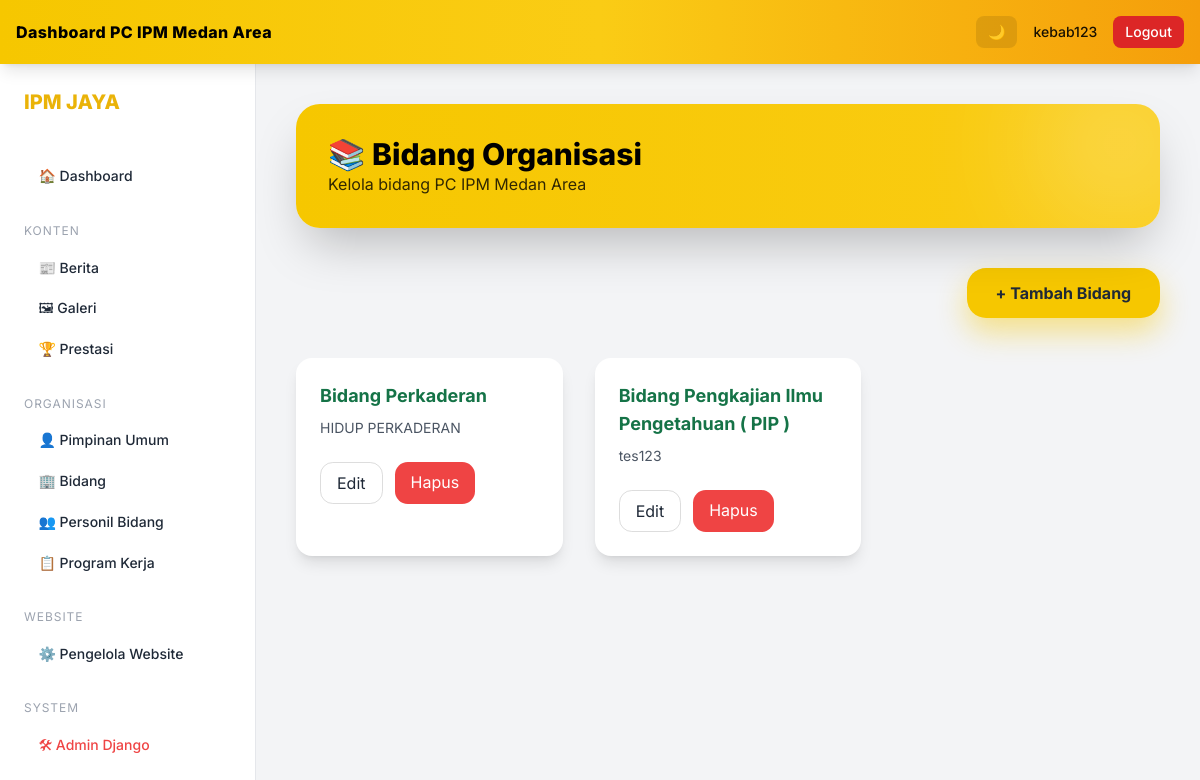
/editor/bidang/ (signed in), run on the app's committed database.
### blog/models.py (models this page shows, shortened)
class Bidang(models.Model):
    nama = models.CharField(max_length=100)
    slug = models.SlugField(unique=True)
    deskripsi = models.TextField(blank=True)
    foto = models.ImageField(
        upload_to='bidang/',
        blank=True,
        null=True
    )

### blog/views_editor.py (the view)
@login_required
def editor_bidang(request):
    if not editor_only(request.user):
        return HttpResponseForbidden("Tidak punya akses")
    bidang_list = Bidang.objects.all()
    return render(
        request,
        'editor/bidang/list.html',
        {
            'bidang_list': bidang_list
        }
    )

### blog/context_processors.py (called while the page is built)
def global_user_role(request):
    user = request.user
    return {
        'is_editor': (
            user.is_authenticated and
            user.groups.filter(name__in=['Dewa', 'admin']).exists()
        ),
        'is_dewa': (
            user.is_authenticated and
            user.groups.filter(name='Dewa').exists()
        ),
    }

### blog/views_editor.py (called while the page is built)
def editor_only(user):
    return (
        user.is_authenticated and
        user.groups.filter(name__in=['Dewa', 'admin']).exists()
    )

### templates/editor/bidang/list.html (shortened to what this page needs)
{% extends "editor/base_editor.html" %}
{% block content %}
<div class="max-w-7xl mx-auto space-y-10 animate-fadeIn">
<div class="relative overflow-hidden rounded-3xl
            bg-gradient-to-r from-[#F6C700] to-yellow-400
            p-8 text-black shadow-2xl">
<h1 class="text-3xl font-extrabold">
📚 Bidang Organisasi
</h1>
<p class="opacity-80">
Kelola bidang PC IPM Medan Area
</p>
<div class="absolute -top-10 -right-10 w-40 h-40 bg-white/30 rounded-full blur-3xl"></div>
</div>
<div class="flex justify-end">
<a href="{% url 'tambah_bidang' %}"
class="btn-primary">
+ Tambah Bidang
</a>
</div>
<div class="grid md:grid-cols-3 gap-8">
{% for b in bidang_list %}
<div class="bg-white dark:bg-slate-800 rounded-2xl shadow-lg p-6">
<h3 class="font-bold text-lg text-[#157347]">
{{ b.nama }}
</h3>
<p class="text-sm text-gray-600 mt-2">
{{ b.deskripsi|truncatewords:18 }}
</p>
<div class="flex gap-3 mt-6">
<a href="{% url 'edit_bidang' b.id %}"
class="btn-secondary">
Edit
</a>
<a href="{% url 'hapus_bidang' b.id %}"
class="btn-danger">
Hapus
</a>
</div>
</div>
{% empty %}
<p class="text-center text-gray-500 col-span-3">
Belum ada data bidang.
</p>
{% endfor %}
</div>
</div>
{% endblock %}

### templates/editor/base_editor.html (shortened to what this page needs)
{% load static %}
<!DOCTYPE html>
<html lang="id" class="scroll-smooth">
<head>
<script src="https://cdn.tailwindcss.com"></script>
</head>
<body class="bg-gray-100 dark:bg-slate-900 text-gray-800 dark:text-gray-100 transition-colors duration-300">
<header class="fixed top-0 inset-x-0 h-16 z-50
               bg-gradient-to-r from-[#F6C700] via-yellow-400 to-amber-500
               shadow-lg">
<div class="h-full max-w-7xl mx-auto px-4 flex items-center justify-between text-black">
<div class="flex items-center gap-3">
<div class="font-extrabold tracking-wide">
Dashboard PC IPM Medan Area
</div>
</div>
<div class="flex items-center gap-4 text-sm font-medium">
<button id="darkToggle"
class="px-3 py-1.5 rounded-lg bg-black/10 hover:bg-black/20 transition">
🌙
</button>
<span class="hidden sm:inline opacity-90">
{{ request.user.username }}
</span>
<a href="{% url 'logout' %}"
class="px-3 py-1.5 rounded-lg bg-red-600 hover:bg-red-700 text-white transition">
Logout
</a>
</div>
</div>
</header>
<div class="flex pt-16 min-h-screen">
<aside id="sidebar"
class="fixed md:relative
       w-64 bg-white dark:bg-slate-800
       border-r dark:border-slate-700
       min-h-screen p-6
       transform -translate-x-full md:translate-x-0
       transition duration-300 z-40">
<div class="mb-10">
<h1 class="text-xl font-extrabold text-yellow-500">
IPM JAYA
</h1>
</div>
<nav class="space-y-6 text-sm">
<a href="{% url 'editor_dashboard' %}" class="nav">
🏠 Dashboard
</a>
<div>
<p class="section-title">
Konten
</p>
<a href="{% url 'semua_berita' %}" class="nav">
📰 Berita
</a>
<a href="{% url 'editor_galeri' %}" class="nav">
🖼 Galeri
</a>
<a href="{% url 'editor_prestasi' %}" class="nav">
🏆 Prestasi
</a>
</div>
<div>
<p class="section-title">
Organisasi
</p>
<a href="{% url 'editor_pimpinan' %}" class="nav">
👤 Pimpinan Umum
</a>
<a href="{% url 'editor_bidang' %}" class="nav">
🏢 Bidang
</a>
<a href="{% url 'editor_personil_bidang' %}" class="nav">
👥 Personil Bidang
</a>
<a href="{% url 'editor_program_kerja' %}" class="nav">
📋 Program Kerja
</a>
</div>
<div>
<p class="section-title">
Website
</p>
<a href="{% url 'editor_pengelola' %}" class="nav">
⚙️ Pengelola Website
</a>
</div>
<div>
<p class="section-title">
System
</p>
{% if request.user.is_superuser %}
<a href="/admin/" class="nav text-red-500">
🛠 Admin Django
</a>
{% endif %}
</div>
</nav>
</aside>
<main class="flex-1 p-6 md:p-10">
{% block content %}{% endblock %}
</main>
</div>
</body>
</html>

### templates/editor/base_editor.html (style rules this page uses)
body { font-family:'Inter',sans-serif; }
.section-title { font-size:.75rem; text-transform:uppercase; letter-spacing:.08em; color:#9ca3af; margin-bottom:.4rem; }
.nav { display:flex; align-items:center; gap:.6rem; padding:.65rem .9rem; border-radius:.7rem; font-weight:500; transition:.25s; }

### templates/editor/bidang/list.html (style rules this page uses)
.btn-primary { padding:.8rem 1.8rem; border-radius:1.2rem; font-weight:700; background:#F6C700; box-shadow:0 14px 30px rgba(246,199,0,.45); }
.btn-secondary { padding:.5rem 1rem; border-radius:.8rem; border:1px solid #ddd; }
.btn-danger { padding:.5rem 1rem; border-radius:.8rem; background:#ef4444; color:white; }

### data on the page
Bidang: nama "Bidang Perkaderan", deskripsi "HIDUP PERKADERAN"
Bidang: nama "Bidang Pengkajian Ilmu Pengetahuan ( PIP )", deskripsi "tes123"

### other printed values
{{ request.user.username }} "kebab123"
